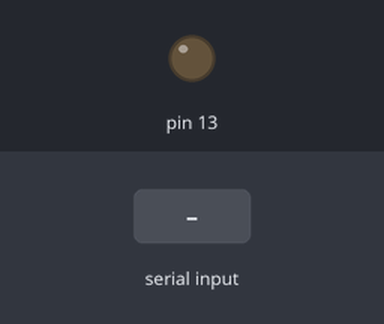
Bench run of a sketch on a simulated Arduino Uno, built with avr-gcc and run on an emulated ATmega328P. On the bench: output pins drawn as LEDs (lit = HIGH). The test bench sets the inputs (shaded band).

Above: at 1.2 s.
1.3 s: "1" received over Serial
At 2.4 s:
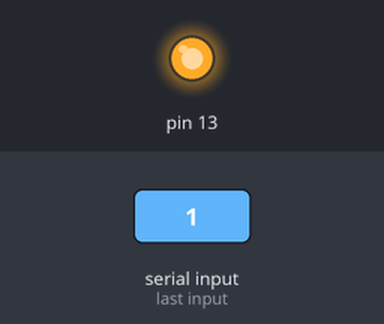
2.8 s: "0" received over Serial
At 3.6 s:
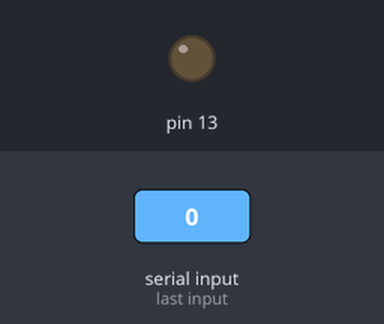
Timing chart, 0 to 5.8 s (numbered marks = the images above; inputs shaded):
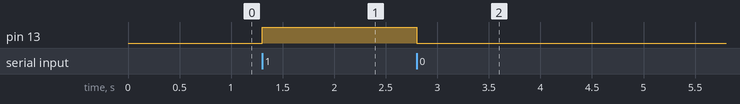

The sketch:

sketch_mortor_ard.ino
```cpp
void setup(){
  Serial.begin(9600);
  pinMode(13,OUTPUT); //デジタルpin13
}

void loop(){
  //シリアルボードからデータを受け取ったら
  if(Serial.available() >0){

    //受診したデータを読み込む
    char data = Serial.read();

    //データが1なら点灯
    if(data == '1'){
      digitalWrite(13,HIGH); //デジタルpin13出力オン
    }

    //データが0なら点灯
    if(data == '0'){
      digitalWrite(13,LOW); //デジタルpin13出力オン
    }
  }

}
```

Measured:
- after the input at 1.3 s, pin 13: LOW → HIGH at once
- after the input at 2.8 s, pin 13: HIGH → LOW at once
